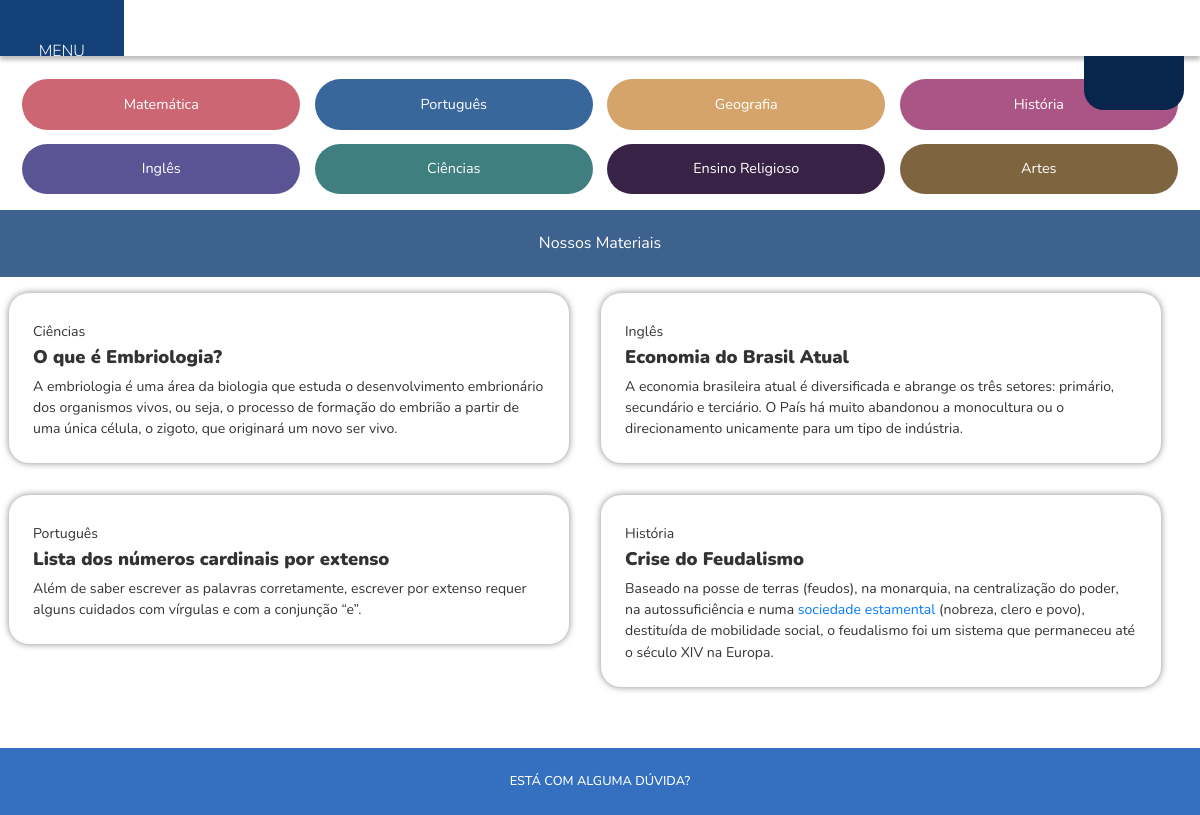
The page /todos-materiais/ on the database its author committed.
### app_psec/models.py (models this page shows, shortened)
class Disciplina(models.Model):
    nome = models.CharField(max_length=100)
    numero = models.DecimalField(max_digits=2, decimal_places=0)
    def __str__(self):
        return self.nome

class Material_Apoio(models.Model):
    titulo = RichTextUploadingField()
    descricao_seo = models.CharField(max_length=100)
    disciplina = models.ForeignKey(Disciplina, on_delete=models.PROTECT)
    resumo = RichTextField()
    texto = RichTextUploadingField()
    created_atm = models.DateField(auto_now_add=True)

### app_psec/views.py (the view)
# urls.py: path('todos-materiais/', views.todos_materiais),
def todos_materiais(request):
    diciplinas = Disciplina.objects.all()
    materiais = Material_Apoio.objects.all()
    return render(request, 'todos_materiais.html', {'materiais': materiais, 'diciplinas': diciplinas})

### app_psec/templates/todos_materiais.html
{% extends 'base.html' %}
    {% block sub_header %}
        <div class="container-fluid">
            <div class="hello_world">
                <a id="main-toggle2" href="#" class="nav-link text-white z-1">
                    <i class="bi bi-arrow-up-short"></i>
                </a>
            </div>
            <div id="main2" class="row row-cols-2 row-cols-xl-4 pt-3 pb-2">
                {% for diciplina in diciplinas %}
                    <div class="col p-0">
                        <span class="diciplina-home c{{diciplina.numero}}">
                            {{ diciplina }}
                        </span>
                    </div>
                {% endfor %}
            </div>
        </div>
    {% endblock %}
    {% block content %}
            <section>
                <h2 class="page_title">Nossos Materiais</h2>
                <div class="row row-cols-1 row-cols-xl-2 px-2 my-0">
                    {% for material in materiais %}
                        <div class="col p-0">
                            <div class="post">
                                <div class="post_content">
                                    <p class="py-1">{{ material.disciplina|safe }}</p>
                                    <h2><a href="/todos-materiais/material/{{material.pk}}/">{{ material.titulo|safe }}</a></h2>
                                    {{ material.resumo|safe|linebreaks }}
                                </div>
                            </div>
                        </div>
                    {% endfor %}
                </div>
            </section>
    {% endblock %}

### app_psec/static/css/style.css (style rules this page uses)
body { background-color: #fff; color: #000; font-family: 'Nunito', sans-serif; font-weight: 400; font-size: 16px; }
.bi { color: #fff; font-size: 1.6em; }
.row { position: relative; box-sizing: border-box; width: 100%; }
.container-fluid { position: relative; }
.z-1 { z-index: 3; }
.c1 { background-color: #CC6672; }
.c2 { background-color: #3A679B; }
.c3 { background-color: #AA5585; }
.c4 { background-color: #D4A46A; }
.c5 { background-color: #5B5494; }
.c6 { background-color: #407F7F; }
.c7 { background-color: #382246; }
.c8 { background-color: #7f6440; }
.diciplina-home { color: #fff; padding: 1em; font-size: .9em; margin: .5em .5em; text-align: center; border-radius: 30px; display: block; }
.post { background-color: #f1f1f1; color: #111; padding: 1.5em; margin: 1em; box-sizing: border-box; background: #FFFFFF; box-shadow: 0px 0px 7.37px rgba(0, 0, 0, 0.47); border-radius: 20px; position: relative; }
.post p { font-size: 0.88em; color: #333; margin: 0; }
.post h2 { font-size: 1.3em; font-weight: 900; }
.page_title { background: #134076d1; padding: 1.5em; font-size: 1em; display: block; box-sizing: border-box; color: #fff; margin: 0 auto; font-weight: 400; text-transform: capitalize; text-align: center; }
.hello_world { background-color: transparent; display: flex; align-self: center; }
#main-toggle2 { font-size: 1em; background-color: #08264b; padding: .5em 1em; border-radius: 0 0 20px 20px; position: absolute; right: 1em; top: 0; }
#main2 { margin: 0 auto; transition: all .3s ease-in-out; }
section { margin-bottom: 7em; }
@media screen and (min-width: 768px) { #main-toggle2 { padding: .5em 2.5em; } }

### rows shown on the page
Disciplina: nome "Matemática"
Disciplina: nome "Português"
Disciplina: nome "Geografia"
Disciplina: nome "História"
Disciplina: nome "Inglês"
Disciplina: nome "Ciências"
Disciplina: nome "Ensino Religioso"
Disciplina: nome "Artes"
Material_Apoio: disciplina "Ciências", titulo "O que é Embriologia?", resumo "A embriologia é uma área da biologia que estuda o desenvolvimento embrionário dos organismos vivos, ou seja, o processo de formação do embrião a partir de uma única célula, o zigoto, que originará um novo ser vivo."
Material_Apoio: disciplina "Inglês", titulo "Economia do Brasil Atual", resumo "A economia brasileira atual é diversificada e abrange os três setores: primário, secundário e terciário. O País há muito abandonou a monocultura ou o direcionamento unicamente para um tipo de indústria."
Material_Apoio: disciplina "Português", titulo "Lista dos números cardinais por extenso", resumo "Além de saber escrever as palavras corretamente, escrever por extenso requer alguns cuidados com vírgulas e com a conjunção “e”."
Material_Apoio: disciplina "História", titulo "Crise do Feudalismo", resumo "Baseado na posse de terras (feudos), na monarquia, na centralização do poder, na autossuficiência e numa sociedade estamental (nobreza, clero e povo), destituída de mobilidade social, o feudalismo foi um sistema que permaneceu até o século XIV na Europa."
